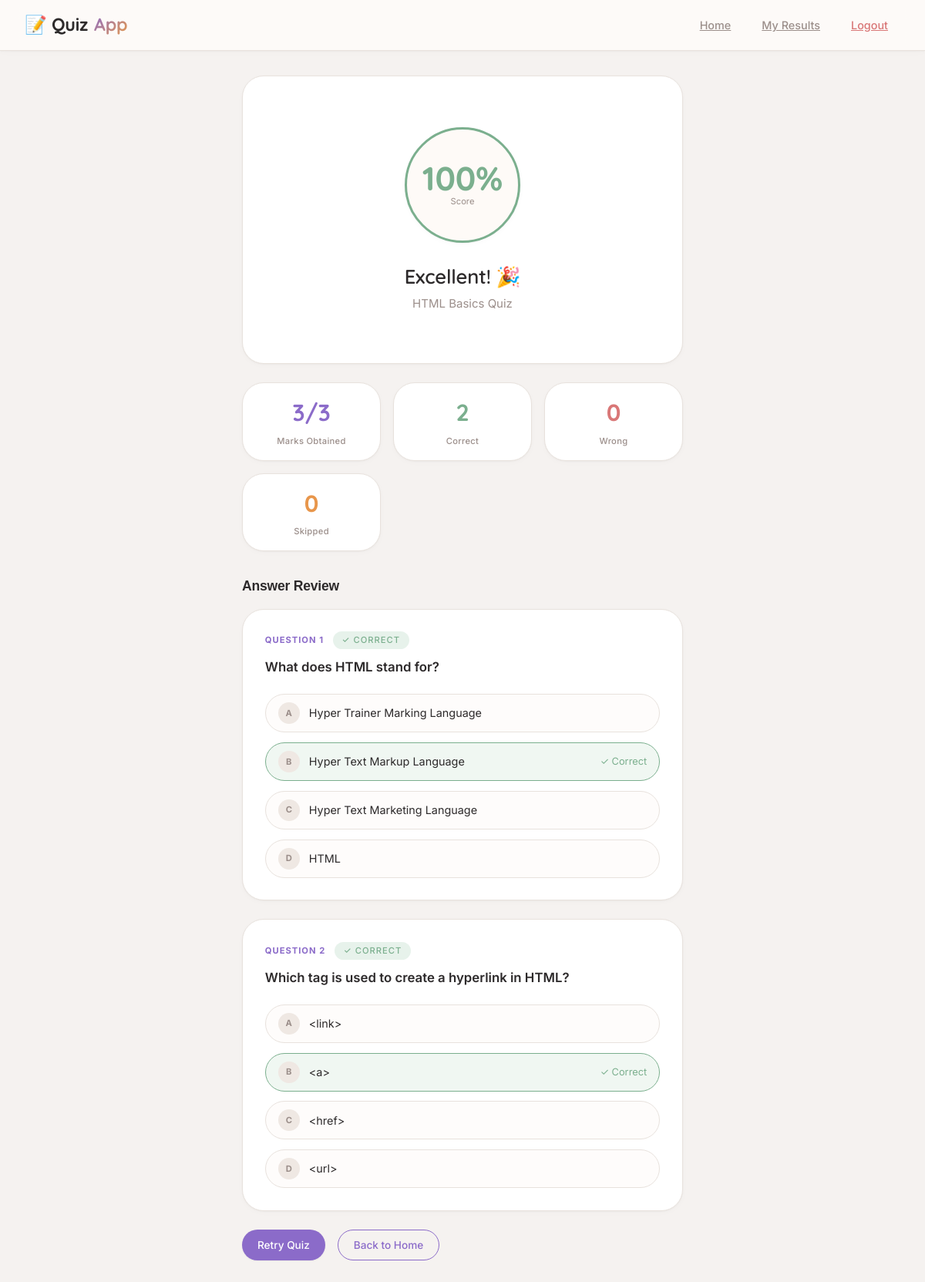
The app's page /result.php?quiz_id=3 (signed in) with its own data.
### tables this page shows
CREATE TABLE `attempts` (
  `id` int(11) NOT NULL,
  `user_id` int(11) NOT NULL,
  `quiz_id` int(11) NOT NULL,
  `score` int(11) DEFAULT 0,
  `total_marks` int(11) DEFAULT 0,
  `started_at` timestamp NOT NULL DEFAULT current_timestamp(),
  `submitted_at` timestamp NULL DEFAULT NULL
);

CREATE TABLE `quizzes` (
  `id` int(11) NOT NULL,
  `title` varchar(200) NOT NULL,
  `description` text DEFAULT NULL,
  `time_limit` int(11) DEFAULT 30,
  `created_by` int(11) DEFAULT NULL,
  `is_active` tinyint(1) DEFAULT 1,
  `created_at` timestamp NOT NULL DEFAULT current_timestamp()
);

CREATE TABLE `answers` (
  `id` int(11) NOT NULL,
  `attempt_id` int(11) NOT NULL,
  `question_id` int(11) NOT NULL,
  `selected_answer` enum('A','B','C','D') NOT NULL,
  `is_correct` tinyint(1) DEFAULT 0
);

CREATE TABLE `questions` (
  `id` int(11) NOT NULL,
  `quiz_id` int(11) NOT NULL,
  `question_text` text NOT NULL,
  `option_a` varchar(300) NOT NULL,
  `option_b` varchar(300) NOT NULL,
  `option_c` varchar(300) NOT NULL,
  `option_d` varchar(300) NOT NULL,
  `correct_answer` enum('A','B','C','D') NOT NULL,
  `marks` int(11) DEFAULT 1
);

### result.php (the view, shortened to what this page needs)
<?php
require_once 'includes/db.php';
$attempt_id = (int)($_GET['attempt_id'] ?? 0);
$quiz_id    = (int)($_GET['quiz_id'] ?? 0);
if (!$attempt_id && $quiz_id) {
    $stmt = $conn->prepare("SELECT id FROM attempts WHERE user_id = ? AND quiz_id = ? ORDER BY submitted_at DESC LIMIT 1");
    $stmt->bind_param("ii", $_SESSION['user_id'], $quiz_id);
    $stmt->execute();
    $row = $stmt->get_result()->fetch_assoc();
    $attempt_id = $row['id'] ?? 0;
}
$stmt = $conn->prepare("
    SELECT a.*, q.title, q.description, q.id AS quiz_id
    FROM attempts a
    JOIN quizzes q ON a.quiz_id = q.id
    WHERE a.id = ? AND a.user_id = ?
");
$stmt->bind_param("ii", $attempt_id, $_SESSION['user_id']);
$stmt->execute();
$attempt = $stmt->get_result()->fetch_assoc();
$pct = $attempt['total_marks'] > 0 ? round(($attempt['score'] / $attempt['total_marks']) * 100) : 0;
if ($pct >= 80)       { $grade = 'A'; $grade_color = 'var(--success)'; $msg = 'Excellent! 🎉'; }
elseif ($pct >= 60)   { $grade = 'B'; $grade_color = 'var(--accent)';  $msg = 'Good Job! 👍'; }
elseif ($pct >= 40)   { $grade = 'C'; $grade_color = 'var(--warning)'; $msg = 'Keep Practicing! 📚'; }
else                  { $grade = 'D'; $grade_color = 'var(--danger)';  $msg = 'Need Improvement! 💪'; }
$stmt2 = $conn->prepare("
    SELECT q.*, ans.selected_answer, ans.is_correct
    FROM questions q
    LEFT JOIN answers ans ON ans.question_id = q.id AND ans.attempt_id = ?
    WHERE q.quiz_id = ?
    ORDER BY q.id
");
$stmt2->bind_param("ii", $attempt_id, $attempt['quiz_id']);
$stmt2->execute();
$questions = $stmt2->get_result()->fetch_all(MYSQLI_ASSOC);
$correct = array_sum(array_column($questions, 'is_correct'));
$wrong   = array_filter($questions, fn($q) => $q['selected_answer'] && !$q['is_correct']);
$skipped = array_filter($questions, fn($q) => !$q['selected_answer']);
?>
<!DOCTYPE html>
<html lang="en">
<head>
<link rel="stylesheet" href="assets/css/style.css">
</head>
<body>
<nav class="navbar">
    <div class="logo">📝 Quiz<span>App</span></div>
    <div class="nav-links">
        <a href="index.php">Home</a>
        <a href="my_results.php">My Results</a>
        <a href="logout.php" style="color:var(--danger)">Logout</a>
    </div>
</nav>
<div class="container-sm">
    <div class="card" style="margin-bottom:1.5rem;">
        <div class="result-box">
            <div class="score-circle" style="border-color:<?= $grade_color ?>;">
                <div class="score-num" style="color:<?= $grade_color ?>;"><?= $pct ?>%</div>
                <div class="score-label">Score</div>
            </div>
            <h2 style="font-size:1.6rem; margin-bottom:0.4rem;"><?= $msg ?></h2>
            <p class="text-muted"><?= htmlspecialchars($attempt['title']) ?></p>
        </div>
    </div>
    <div class="stats-grid">
        <div class="stat-card">
            <div class="stat-val"><?= $attempt['score'] ?>/<?= $attempt['total_marks'] ?></div>
            <div class="stat-lbl">Marks Obtained</div>
        </div>
        <div class="stat-card">
            <div class="stat-val" style="color:var(--success);"><?= $correct ?></div>
            <div class="stat-lbl">Correct</div>
        </div>
        <div class="stat-card">
            <div class="stat-val" style="color:var(--danger);"><?= count($wrong) ?></div>
            <div class="stat-lbl">Wrong</div>
        </div>
        <div class="stat-card">
            <div class="stat-val" style="color:var(--warning);"><?= count($skipped) ?></div>
            <div class="stat-lbl">Skipped</div>
        </div>
    </div>
    <h3 style="font-family:'Syne',sans-serif; margin-bottom:1rem;">Answer Review</h3>
    <?php foreach ($questions as $i => $q):
        $selected = $q['selected_answer'] ?? null;
        $correct_ans = $q['correct_answer'];
        $opts = ['A' => $q['option_a'], 'B' => $q['option_b'], 'C' => $q['option_c'], 'D' => $q['option_d']];
    ?>
    <div class="question-card">
        <div class="question-number">
            Question <?= $i + 1 ?>
            <?php if (!$selected): ?>
                <span class="badge badge-warning" style="margin-left:8px;">Skipped</span>
            <?php elseif ($q['is_correct']): ?>
                <span class="badge badge-success" style="margin-left:8px;">✓ Correct</span>
            <?php else: ?>
                <span class="badge badge-danger" style="margin-left:8px;">✗ Wrong</span>
            <?php endif; ?>
        </div>
        <div class="question-text"><?= htmlspecialchars($q['question_text']) ?></div>
        <div class="options">
            <?php foreach ($opts as $key => $val): ?>
            <div class="option-label
                <?php
                if ($key === $correct_ans) echo ' correct-answer';
                elseif ($selected === $key && !$q['is_correct']) echo ' wrong-answer';
                ?>">
                <span class="option-badge"><?= $key ?></span>
                <?= htmlspecialchars($val) ?>
                <?php if ($key === $correct_ans): ?>
                    <span style="margin-left:auto; color:var(--success); font-size:0.8rem;">✓ Correct</span>
                <?php elseif ($selected === $key && !$q['is_correct']): ?>
                    <span style="margin-left:auto; color:var(--danger); font-size:0.8rem;">Your Answer</span>
                <?php endif; ?>
            </div>
            <?php endforeach; ?>
        </div>
    </div>
    <?php endforeach; ?>
    <div style="display:flex; gap:1rem; margin-bottom:3rem;">
        <a href="attempt.php?quiz_id=<?= $attempt['quiz_id'] ?>" class="btn btn-primary">Retry Quiz</a>
        <a href="index.php" class="btn btn-outline">Back to Home</a>
    </div>
</div>
</body>
</html>

### records on screen
attempts: pct "100", msg "Excellent! 🎉", quiz.title "HTML Basics Quiz", score "3", total_marks "3"
answers: selected_answer "✓ CORRECT", question.question_text "What does HTML stand for?", key "A", question.option_a "Hyper Trainer Marking Language", key "B", question.option_b "Hyper Text Markup Language", key "C", question.option_c "Hyper Text Marketing Language", key "D", question.option_d "HTML"
answers: selected_answer "✓ CORRECT", question.question_text "Which tag is used to create a hyperlink in HTML?", key "A", question.option_a "<link>", key "B", question.option_b "<a>", key "C", question.option_c "<href>", key "D", question.option_d "<url>"

### other values on screen
$correct "2"
count($wrong) "0"
count($skipped) "0"
